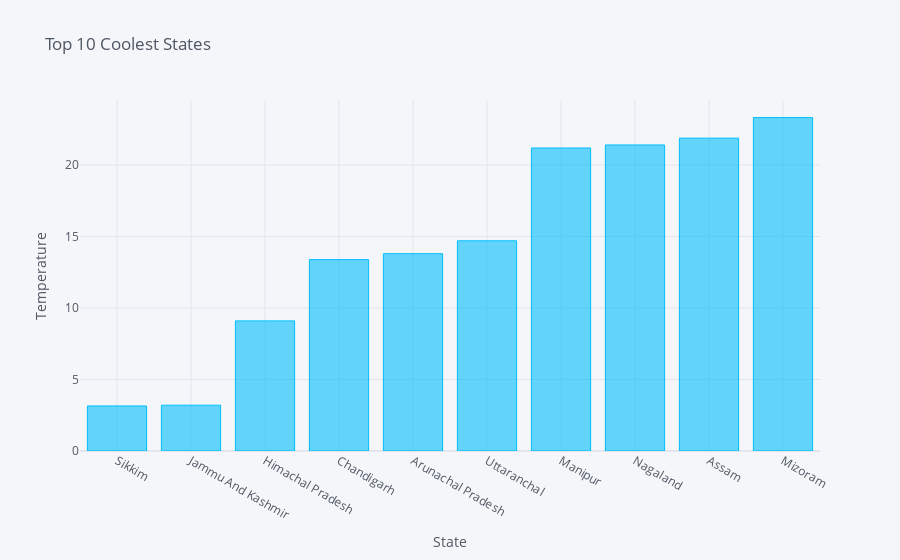

Notebook cell for this chart:
### Code cell
state = df_state[df_state['Country']=='India']
state = state.groupby('State')['AverageTemperature'].mean().reset_index()
state.sort_values('AverageTemperature',inplace=True, )
state = state[:10]
state.iplot(kind='bar', x='State', y='AverageTemperature', title='Top 10 Coolest States',
           xTitle='State', yTitle='Temperature', color='deepskyblue')

### Figure 1 — Plotly figure (JSON) as saved in the notebook; plotly's stock layout.template omitted (floating-point values rounded to 4 significant figures)
{"data": [{"marker": {"color": "rgba(0, 191, 255, 0.6)", "line": {"color": "rgba(0, 191, 255, 1.0)", "width": 1}}, "name": "AverageTemperature", "orientation": "v", "text": "", "type": "bar", "x": ["Sikkim", "Jammu And Kashmir", "Himachal Pradesh", "Chandigarh", "Arunachal Pradesh", "Uttaranchal", "Manipur", "Nagaland", "Assam", "Mizoram"], "y": [3.149, 3.204, 9.098, 13.38, 13.8, 14.7, 21.19, 21.4, 21.88, 23.32]}], "layout": {"legend": {"bgcolor": "#F5F6F9", "font": {"color": "#4D5663"}}, "paper_bgcolor": "#F5F6F9", "plot_bgcolor": "#F5F6F9", "title": {"font": {"color": "#4D5663"}, "text": "Top 10 Coolest States"}, "xaxis": {"gridcolor": "#E1E5ED", "showgrid": true, "tickfont": {"color": "#4D5663"}, "title": {"font": {"color": "#4D5663"}, "text": "State"}, "zerolinecolor": "#E1E5ED"}, "yaxis": {"gridcolor": "#E1E5ED", "showgrid": true, "tickfont": {"color": "#4D5663"}, "title": {"font": {"color": "#4D5663"}, "text": "Temperature"}, "zerolinecolor": "#E1E5ED"}}}
